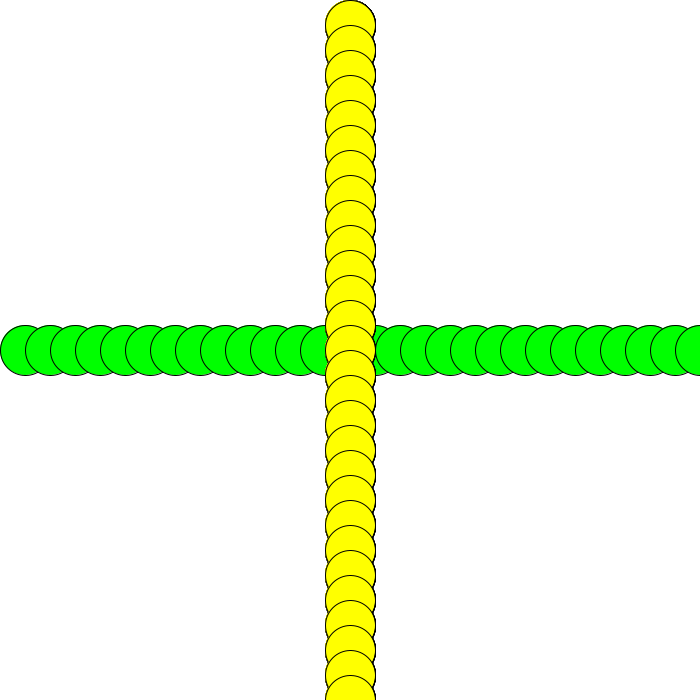
Frame 1 (no input)
Frame 60 (the mouse pressed at the canvas centre just before this capture): identical to frame 1, image omitted
Frame 120 (the mouse held since frame 60 and released just before this capture): blank canvas, image omitted

The Processing sketch that drew this single still picture (run headless with seeded random() and noise(); from frame 60 on, the mouse is pressed at the canvas centre):

// Processing sketch: SS3_BrokenWindmill
// ── SS3_BrokenWindmill.pde
//James Lee
//Broken Spinner
//EPILEPSY WARNING

int x=0;
int y=0;
boolean circleButton=false;
color baseColor=255;

void setup() {
  size(700, 700);
}

void draw() {
  background(255);
  for (int i=25; i<=width; i+=25) {
    fill(0, 255, 0);
    ellipse(i, height/2, 50, 50);
    for (int j=25; j<=height; j+=25) {
      fill(255, 255, 0);
      ellipse(width/2, j, 50, 50);
    }
  }

  if (circleButton) {
    background(255);
  }
  
  if(mouseX>=100) {
    circleButton=!circleButton;
  }
}

/*
void drawDiagonal() {
 background(255);
 for (int i=25; i<=width; i+=25) {
 fill(255,255,0);
 ellipse(x,y, 50, 50);
 x+=25;
 y+=25;
 for (int j=25; j<=height; j=+25) {
 fill(0,255,0);
 ellipse(0, 700, 50, 50);
 x+=25;
 y-=25;
 }
 }
 }
 }
 */
